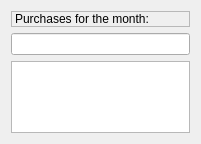
                 <widget class="QWidget" name="tboxPageBuyMonth">
                  <property name="geometry">
                   <rect>
                    <x>0</x>
                    <y>0</y>
                    <width>201</width>
                    <height>144</height>
                   </rect>
                  </property>
                  <attribute name="label">
                   <string>Purchase</string>
                  </attribute>
                  <layout class="QVBoxLayout" name="verticalLayout_24">
                   <item>
                    <widget class="QLabel" name="lblCalPriceBuyMonth">
                     <property name="frameShape">
                      <enum>QFrame::StyledPanel</enum>
                     </property>
                     <property name="frameShadow">
                      <enum>QFrame::Raised</enum>
                     </property>
                     <property name="text">
                      <string>Purchases for the month:</string>
                     </property>
                    </widget>
                   </item>
                   <item>
                    <widget class="vmLineEdit" name="txtCalPriceBuyMonth">
                     <property name="font">
                      <font>
                       <weight>75</weight>
                       <bold>true</bold>
                      </font>
                     </property>
                     <property name="readOnly">
                      <bool>true</bool>
                     </property>
                    </widget>
                   </item>
                   <item>
                    <widget class="vmListWidget" name="lstCalBuysMonth"/>
                   </item>
                  </layout>
                 </widget>
